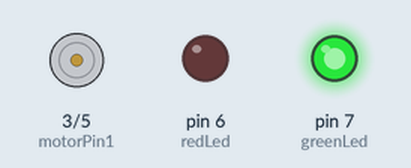
A sketch run on a simulated Arduino Uno, built with avr-gcc and run on an emulated ATmega328P. Parts: motor-driver pin pairs drawn as motors (green arrow = first pin HIGH = forward, orange = second pin HIGH = backward, longer = more drive, scaled by the enable pin), output pins drawn as LEDs (lit = HIGH).

Above: at 0.3 s.
At 2.5 s:
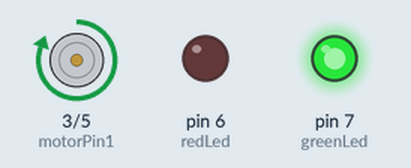
At 7.5 s:
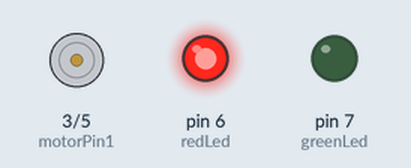
At 9.6 s:
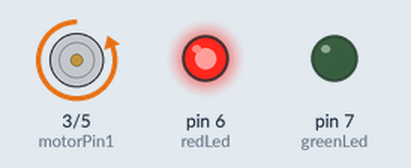
At 13.2 s:
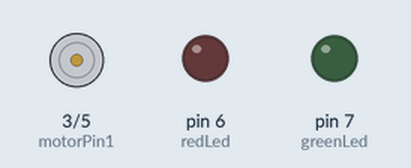
Timing chart, 0 to 18.5 s (numbered marks = the images above):
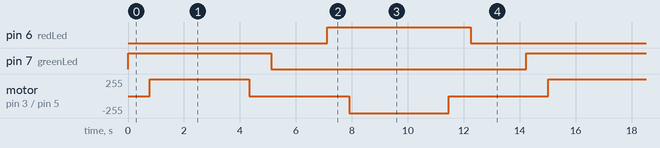

The sketch:

Motor_Led_Fade.ino
```cpp
int enabler = 2;
int motorPin1 = 3;
int motorPin2 = 5;
int greenLed = 7;
int redLed = 6;
void setup() {
  // put your setup code here, to run once:
  pinMode(enabler, OUTPUT);
  pinMode(motorPin1, OUTPUT);
  pinMode(motorPin2, OUTPUT);
  pinMode(greenLed, OUTPUT);
  pinMode(redLed, OUTPUT);
}

void loop() {
  // put your main code here, to run repeatedly:
  digitalWrite(motorPin1, HIGH);
  digitalWrite(motorPin2, LOW);
  digitalWrite(greenLed, HIGH);
  for (int motorSpeed = 0; motorSpeed <= 255; motorSpeed += 5) {
    analogWrite(enabler, motorSpeed);
    delay(30);
  }
  delay(2000);
  for (int motorSpeed = 255; motorSpeed >= 0; motorSpeed -= 5) {
    analogWrite(enabler, motorSpeed);
    delay(30);
  }
  digitalWrite(enabler, LOW);
  digitalWrite(greenLed, LOW);
  delay(2000);
  digitalWrite(motorPin1, LOW);
  digitalWrite(motorPin2, HIGH);
  digitalWrite(redLed, HIGH);
  for (int motorSpeed = 0; motorSpeed <= 255; motorSpeed += 5) {
    analogWrite(enabler, motorSpeed);
    delay(30);
  }
  delay(2000);
  for (int motorSpeed = 255; motorSpeed >= 0; motorSpeed -= 5) {
    analogWrite(enabler, motorSpeed);
    delay(30);
  }
  digitalWrite(enabler, LOW);
  digitalWrite(redLed, LOW);
  delay(2000);
}
```

Measured:
- by itself, pin 6 (redLed), pin 7 (greenLed): alternates HIGH for 5.1 s and LOW for 9.1 s
- by itself, motor on pin 3 (motorPin1) / pin 5 (motorPin2): repeats every 14.2 s: stopped 3.6 s, backward 255/255 3.6 s, stopped 3.6 s, forward 255/255 3.6 s
